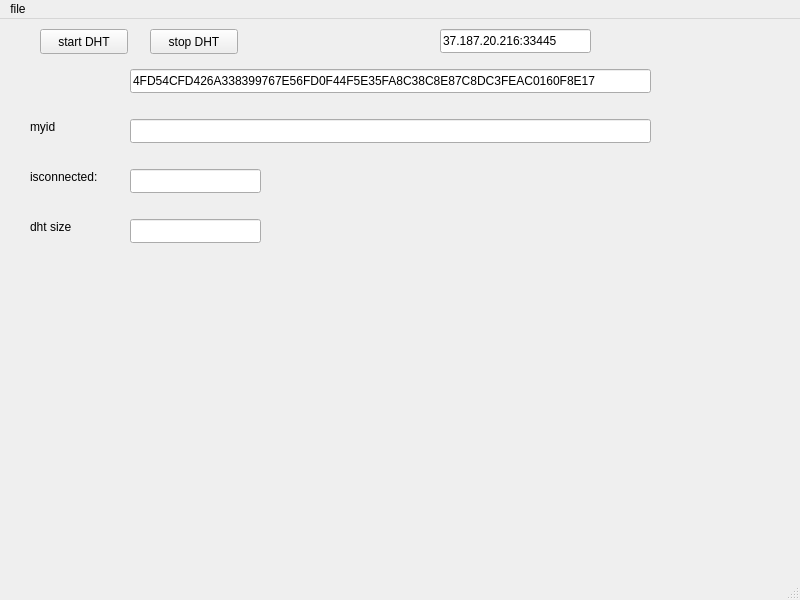
<?xml version="1.0" encoding="UTF-8"?>
<ui version="4.0">
 <class>DhtMon</class>
 <widget class="QMainWindow" name="DhtMon">
  <property name="geometry">
   <rect>
    <x>0</x>
    <y>0</y>
    <width>800</width>
    <height>600</height>
   </rect>
  </property>
  <property name="windowTitle">
   <string>MainWindow</string>
  </property>
  <widget class="QWidget" name="&amp;centralwidget">
   <widget class="QLabel" name="label">
    <property name="geometry">
     <rect>
      <x>30</x>
      <y>100</y>
      <width>81</width>
      <height>16</height>
     </rect>
    </property>
    <property name="text">
     <string>myid</string>
    </property>
   </widget>
   <widget class="QLineEdit" name="lineEdit">
    <property name="geometry">
     <rect>
      <x>130</x>
      <y>100</y>
      <width>521</width>
      <height>24</height>
     </rect>
    </property>
   </widget>
   <widget class="QLabel" name="label_2">
    <property name="geometry">
     <rect>
      <x>30</x>
      <y>150</y>
      <width>81</width>
      <height>16</height>
     </rect>
    </property>
    <property name="text">
     <string>isconnected:</string>
    </property>
   </widget>
   <widget class="QLineEdit" name="lineEdit_2">
    <property name="geometry">
     <rect>
      <x>130</x>
      <y>150</y>
      <width>131</width>
      <height>24</height>
     </rect>
    </property>
   </widget>
   <widget class="QLabel" name="label_3">
    <property name="geometry">
     <rect>
      <x>30</x>
      <y>200</y>
      <width>81</width>
      <height>16</height>
     </rect>
    </property>
    <property name="text">
     <string>dht size</string>
    </property>
   </widget>
   <widget class="QLineEdit" name="lineEdit_3">
    <property name="geometry">
     <rect>
      <x>130</x>
      <y>200</y>
      <width>131</width>
      <height>24</height>
     </rect>
    </property>
   </widget>
   <widget class="QPushButton" name="pushButton">
    <property name="geometry">
     <rect>
      <x>40</x>
      <y>10</y>
      <width>88</width>
      <height>25</height>
     </rect>
    </property>
    <property name="text">
     <string>start DHT</string>
    </property>
   </widget>
   <widget class="QPushButton" name="pushButton_2">
    <property name="geometry">
     <rect>
      <x>150</x>
      <y>10</y>
      <width>88</width>
      <height>25</height>
     </rect>
    </property>
    <property name="text">
     <string>stop DHT</string>
    </property>
   </widget>
   <widget class="QLineEdit" name="lineEdit_4">
    <property name="geometry">
     <rect>
      <x>440</x>
      <y>10</y>
      <width>151</width>
      <height>24</height>
     </rect>
    </property>
    <property name="text">
     <string>37.187.20.216:33445</string>
    </property>
   </widget>
   <widget class="QLineEdit" name="lineEdit_5">
    <property name="geometry">
     <rect>
      <x>130</x>
      <y>50</y>
      <width>521</width>
      <height>24</height>
     </rect>
    </property>
    <property name="text">
     <string>4FD54CFD426A338399767E56FD0F44F5E35FA8C38C8E87C8DC3FEAC0160F8E17</string>
    </property>
   </widget>
  </widget>
  <widget class="QMenuBar" name="menubar">
   <property name="geometry">
    <rect>
     <x>0</x>
     <y>0</y>
     <width>800</width>
     <height>22</height>
    </rect>
   </property>
   <widget class="QMenu" name="menuFile">
    <property name="title">
     <string>file</string>
    </property>
   </widget>
   <addaction name="menuFile"/>
  </widget>
  <widget class="QStatusBar" name="statusbar"/>
 </widget>
 <resources/>
 <connections/>
</ui>
